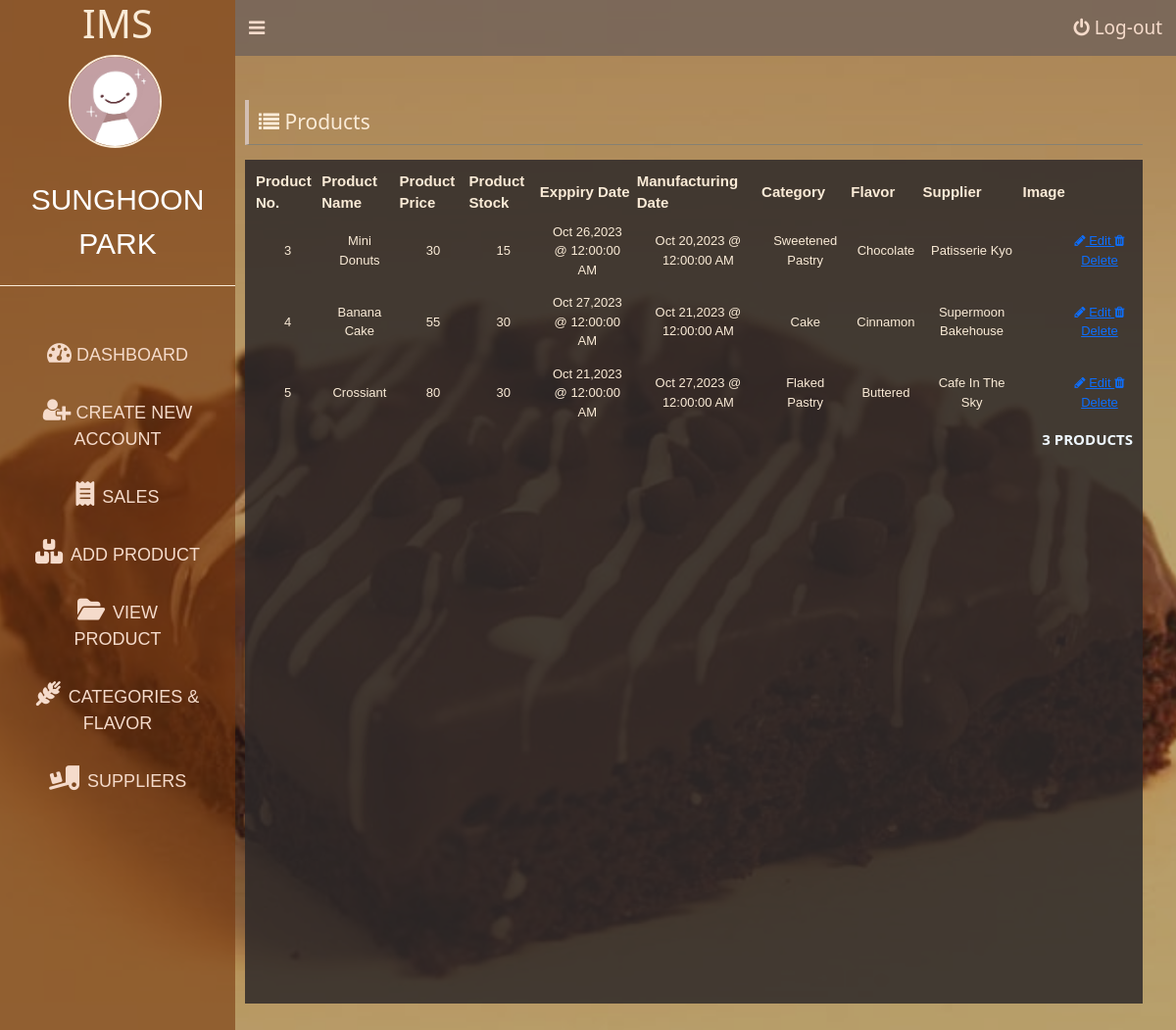
/view-product.php (signed in), run on an earlier commit of the app's database.
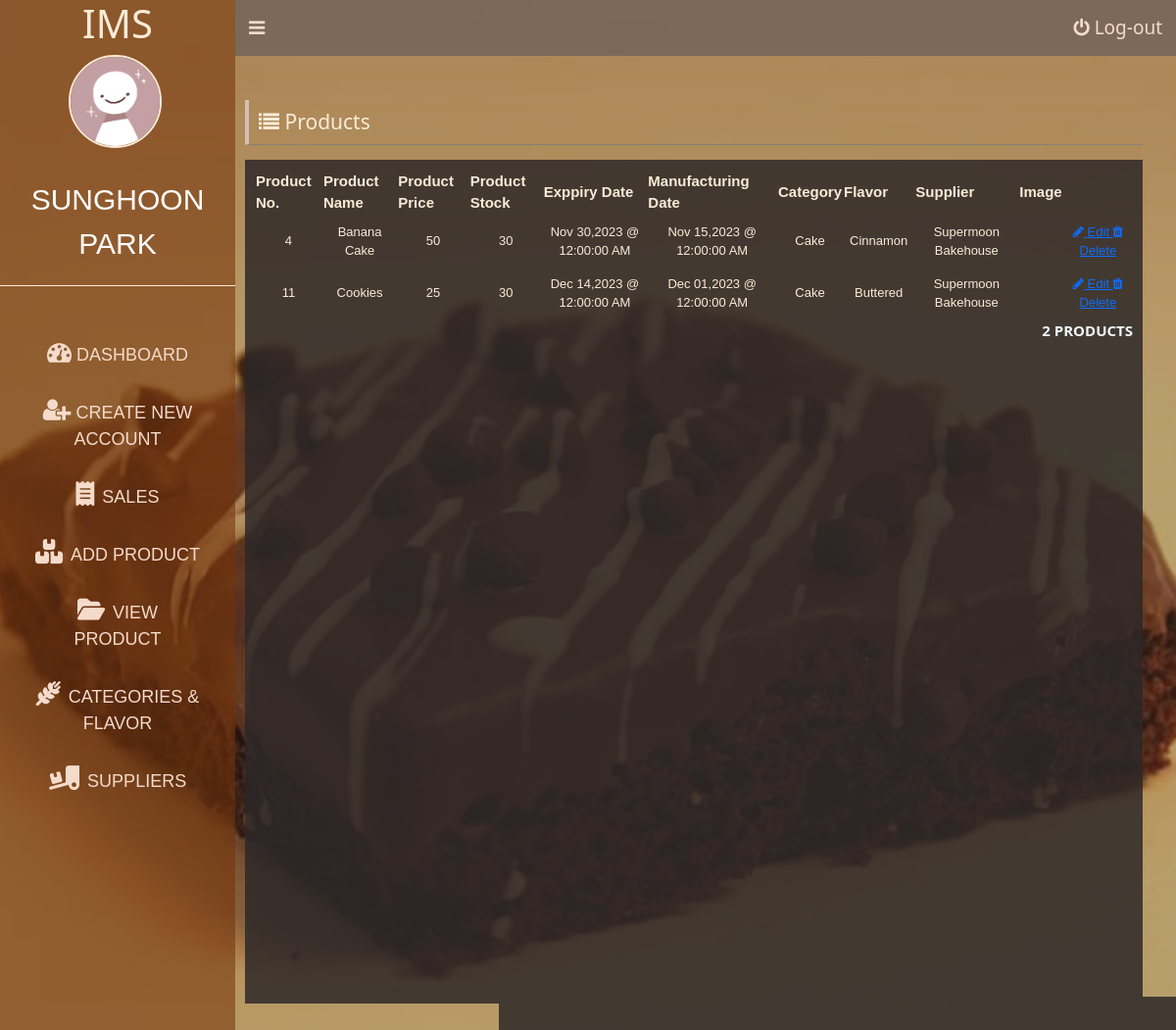
And on a later commit of the database.
### tables this page shows
CREATE TABLE `product` (
  `product_num` int(11) NOT NULL,
  `product_name` varchar(255) NOT NULL,
  `product_price` int(11) NOT NULL,
  `product_stock` varchar(255) NOT NULL,
  `exp_date` datetime NOT NULL,
  `man_date` datetime NOT NULL,
  `Category_ID` int(11) NOT NULL,
  `flavor_ID` int(11) NOT NULL,
  `Supplier_ID` int(11) NOT NULL,
  `sales_id` int(11) NOT NULL
);

CREATE TABLE `category` (
  `Category_ID` int(11) NOT NULL,
  `category` varchar(255) NOT NULL,
  `description` varchar(255) NOT NULL
);

CREATE TABLE `flavor` (
  `flavor_ID` int(11) NOT NULL,
  `flavor` varchar(255) NOT NULL,
  `description` varchar(255) DEFAULT NULL
);

CREATE TABLE `supplier` (
  `Supplier_ID` int(11) NOT NULL,
  `company_name` varchar(255) NOT NULL,
  `contact_num` varchar(255) NOT NULL,
  `email` varchar(255) NOT NULL
);

### database/show-product.php (called while the page is built)
<?php
include('connection.php');
$stmt = $conn->prepare("SELECT * FROM product");
$stmt->execute();
$stmt->setFetchMode(PDO::FETCH_ASSOC);
return $stmt->fetchAll();

### view-product.php (the view, shortened to what this page needs)
<?php
$user = $_SESSION['user'];
$products = include('database/show-product.php');
$stmtCategories = $conn->prepare("SELECT * FROM category");
$stmtCategories->execute();
$categories = $stmtCategories->fetchAll(PDO::FETCH_ASSOC);
$stmtFlavors = $conn->prepare("SELECT * FROM flavor");
$stmtFlavors->execute();
$flavors = $stmtFlavors->fetchAll(PDO::FETCH_ASSOC);
$stmtSuppliers = $conn->prepare("SELECT * FROM supplier");
$stmtSuppliers->execute();
$suppliers = $stmtSuppliers->fetchAll(PDO::FETCH_ASSOC);
?>
<!DOCTYPE html>
<html lang="en">
<head>
    <link rel="stylesheet" type="text/css" href="css/login.css?v=p<?= time(); ?>">
    <link rel="stylesheet" href="css/to/font-awesome/css/font-awesome.min.css">
    <link rel="stylesheet" type="text/css" href="js/bootstrap-5.3.0-alpha3-dist/css/bootstrap.min.css?v=p<?= time(); ?>">
</head>
<body>
    <div id="dashboardMainContainer">
        <?php include('partial/app-sidebar.php') ?>
        <div class="dashboard_content_container" id="dashboard_content_container">
            <?php include('partial/app-topNav.php') ?>
            <div class="dashboard_content">
                <div class="row">
                    <div class="column column">
                        <h1 class="section_header"><i class="fa fa-list"></i> Products</h1>
                        <div class="dashboard_content_main">
                            <div class="products">
                                <table>
                                    <thead>
                                        <tr>
                                            <th>Product No.</th>
                                            <th>Product Name</th>
                                            <th>Product Price</th>
                                            <th>Product Stock</th>
                                            <th>Exppiry Date</th>
                                            <th>Manufacturing Date</th>
                                            <th>Category</th>
                                            <th>Flavor</th>
                                            <th>Supplier</th>
                                            <th>Image</th>
                                        </tr>
                                    </thead>
                                    <tbody>
                                        <?php foreach ($products as $index => $user) {
                                            $categoryName = '';
                                            foreach ($categories as $category) {
                                                if ($category['Category_ID'] == $user['Category_ID']) {
                                                    $categoryName = $category['category'];
                                                    break;
                                                }
                                            }
                                            $flavorName = '';
                                            foreach ($flavors as $flavor) {
                                                if ($flavor['flavor_ID'] == $user['flavor_ID']) {
                                                    $flavorName = $flavor['flavor'];
                                                    break;
                                                }
                                            }
                                            $supplierName = '';
                                            foreach ($suppliers as $supplier) {
                                                if ($supplier['Supplier_ID'] == $user['Supplier_ID']) {
                                                    $supplierName = $supplier['company_name'];
                                                    break;
                                                }
                                            }
                                            ?>
                                            <tr>
                                                <td><?= $user['product_num'] ?></td>
                                                <td><?= $user['product_name'] ?></td>
                                                <td><?= $user['product_price'] ?></td>
                                                <td><?= $user['product_stock'] ?></td>
                                                <td><?= date('M d,Y @ h:i:s A', strtotime($user['exp_date'])) ?></td>
                                                <td><?= date('M d,Y @ h:i:s A', strtotime($user['man_date'])) ?></td>
                                                <td><?= $categoryName ?></td>
                                                <td><?= $flavorName ?></td>
                                                <td><?= $supplierName ?></td>
                                                <td><?= $user['image_url'] ?></td>
                                                <td>
                                                    <a href="#" class="updateProduct" data-toggle="modal" data-target="#updateProductModal<?= $user['product_num'] ?>">
                                                        <i class="fa fa-pencil"></i> Edit </a>
                                                        <a href="database/delete-product.php?product_num=<?= $user['product_num'] ?>" class="deleteProduct">
                                                            <i class="fa fa-trash"></i> Delete
                                                        </a>
                                                </td>
                                            </tr>
                                        <?php } ?>
                                    </tbody>
                                </table>
                                <p class="userCount"><?= count($products) ?> Products</p>
                            </div>
                        </div>
                    </div>
                </div>
            </div>
        </div>
    </div>
</body>
</html>

### partial/app-sidebar.php (shortened to what this page needs)
<div class="dashboard_sidebar" id="dashboard_sidebar">
    <h3 class="dashboard_logo" id = "dashboard_logo"> IMS </h3>
    <div class="dashboard_sidebar_user">
        <img src="images/art.jpg" alt="User image." id ="userImage" />
        <span><?= $user['first_name'] . ' ' . $user['last_name']?></span>
    </div>
    <div class="dashboard_sidebar_menu">
        <ul class="dashboard_menu_list">
            <li>
                <a href="./dashboard.php"><i class="fa fa-dashboard "></i> <span class="menuText" >Dashboard</span></a>
            </li>
            <li>
                <a href="./user-add.php"><i class="fa fa-user-plus "></i> <span class="menuText">Create New Account</span></a>
            </li>
            <li>
                <a href="./sales.php"><i class="fa-solid fa-receipt"></i> <span class="menuText" style="margin-left: 3px;"> Sales</span></a>
            </li>
            <li>
                <a href="./product-add.php"><i class="fa-solid fa-boxes-stacked"> </i> <span class="menuText" style="margin-left: 3px;"> Add Product</span></a>
            </li>
            <li>
                <a href="./view-product.php"><i class="fa-solid fa-folder-open"> </i> <span class="menuText" style="margin-left: 3px;"> View Product</span></a>
            </li>
            <li>
                <a href="./flavor-category-add.php"><i class="fa-solid fa-wheat-awn"> </i> <span class="menuText" style="margin-left: 3px;"> Categories & Flavor </span></a>
            </li>
            <li>
                <a href="./suppliers.php"><i class="fa-solid fa-truck-ramp-box"> </i> <span class="menuText" style="margin-left: 3px;"> Suppliers </span></a>
            </li>
        </ul>
    </div>
</div>

### partial/app-topNav.php
<div class="dashboard_topNav">
                <a href="" id="toggleBtn"><i class="fa fa-navicon"></i></a>
                <a href="database/logout.php" id="logoutBtn"><i class="fa fa-power-off"></i> Log-out</a>
            </div>

### css/login.css (style rules this page uses)
body { background: url('../images/un.png') no-repeat center center fixed; background-size: cover; font-family: Cambria, Cochin, Georgia, Times, 'Times New Roman', serif; }
body { font-family: Cambria, Cochin, Georgia, Times, 'Times New Roman', serif; }
#dashboardMainContainer { display: flex; flex-direction: row; }
div.dashboard_sidebar { width: 20%; background: #663311b7; height: 140vh; }
div.dashboard_content_container { width: 80%; background: #36353159; }
h3.dashboard_logo { color: antiquewhite; font-size: 40px; text-align: center; }
div.dashboard_sidebar_user { text-align: center; padding-bottom: 20px; border-bottom: 1px solid antiquewhite; }
div.dashboard_sidebar_user img { width: 95px; display: inline-block; border-radius: 50%; border: 2px solid antiquewhite; margin-right: 5px; vertical-align: middle; margin-bottom: 15px; }
div.dashboard_sidebar_user span { font-size: 30px; text-transform: uppercase; color: #fff; display: flex; flex-direction: column; font-family: Arial, Helvetica, sans-serif; margin-top: 15px; }
ul.dashboard_menu_list { padding: 20px; margin-top: 20px; }
ul.dashboard_menu_list li { font-family: Arial, Helvetica, sans-serif; padding: 15px 15px; font-size: 18px; text-transform: uppercase; display: flex; flex-direction: column; }
ul.dashboard_menu_list li a { text-decoration: none; color: #f5dbcb; height: 100%; display: block; text-align: center; }
ul.dashboard_menu_list li a i { font-size: 25px; }
div.dashboard_topNav { background: #645959a9; padding: 14px; }
div.dashboard_topNav a { color: #f5dbcb; font-size: 19px; text-decoration: none; }
a#logoutBtn { float: right; }
div.dashboard_content { padding: 45px 10px 10px 10px; }
div.dashboard_content_main { background: #2c2828d7; min-height: 800px; height: 100%; padding:10px; }
div.row { display: flex; flex-direction: row; flex-wrap: wrap; width: 100%; }
div.column { width: 100%; }
h1.section_header { font-size: 21px; color:antiquewhite; border-bottom: 1px solid #817f76e1; padding-bottom: 20px; padding: 10px; border-left: 4px solid #d3bfb3; margin-bottom: 15px; }
div.user table, th, td { border: 1px solid #cacaca; border-collapse: collapse; font-size: 15px; font-family: Arial, Helvetica, sans-serif; }
table { width: 100%; color: antiquewhite ; }
table th { font-size: 15px; }
table td { font-size: 13px; padding: 7px; text-align: center; }
p.userCount { text-align: right; font-size: 15px; font-weight: bold; text-transform: uppercase; color: aliceblue; }

What changed in the data, as far as the page shows it:
removed product: product_num "3", product_name "Mini Donuts", product_price "30", product_stock "15", exp_date "Oct 26,2023 @ 12:00:00 AM", man_date "Oct 20,2023 @ 12:00:00 AM", Category_ID.category "Sweetened Pastry", flavor_ID.flavor "Chocolate", Supplier_ID.company_name "Patisserie Kyo"
removed product: product_num "5", product_name "Crossiant", product_price "80", product_stock "30", exp_date "Oct 21,2023 @ 12:00:00 AM", man_date "Oct 27,2023 @ 12:00:00 AM", Category_ID.category "Flaked Pastry", flavor_ID.flavor "Buttered", Supplier_ID.company_name "Cafe In The Sky"
changed product "Banana Cake": product_price "55" → "50"; exp_date "Oct 27,2023 @ 12:00:00 AM" → "Nov 30,2023 @ 12:00:00 AM"; man_date "Oct 21,2023 @ 12:00:00 AM" → "Nov 15,2023 @ 12:00:00 AM"
added product: product_num "11", product_name "Cookies", product_price "25", product_stock "30", exp_date "Dec 14,2023 @ 12:00:00 AM", man_date "Dec 01,2023 @ 12:00:00 AM", Category_ID.category "Cake", flavor_ID.flavor "Buttered", Supplier_ID.company_name "Supermoon Bakehouse"
Also different on the page:
count($products): "3" → "2"
